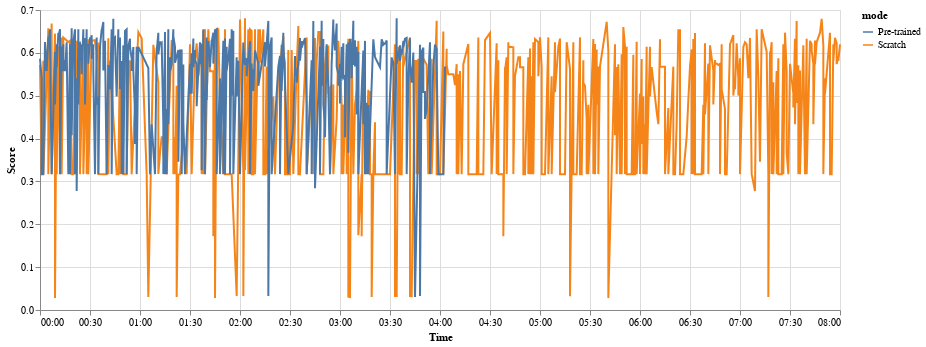

Notebook code cell kept with this figure:
### Code cell
search_results_all = pd.concat([search_results_scratch, search_results_pretrained], ignore_index=True)
plot_search_performances(search_results_all)

### Figure 1 — Vega-Lite specification as saved in the notebook (floating-point values rounded to 4 significant figures; data arrays with more than 128 entries replaced by an {"elided": "..."} marker saying what was removed)
{"config": {"view": {"continuousWidth": 400, "continuousHeight": 300}}, "data": {"name": "data-548bd97fd6ba2c66988b2683de2ba56b"}, "mark": "line", "encoding": {"color": {"type": "nominal", "field": "mode"}, "x": {"type": "temporal", "field": "time", "timeUnit": "hoursminutes", "title": "Time"}, "y": {"type": "quantitative", "field": "score", "title": "Score"}}, "width": 800, "$schema": "https://vega.github.io/schema/vega-lite/v4.8.1.json", "datasets": {"data-548bd97fd6ba2c66988b2683de2ba56b": {"elided": "977 records"}}}
